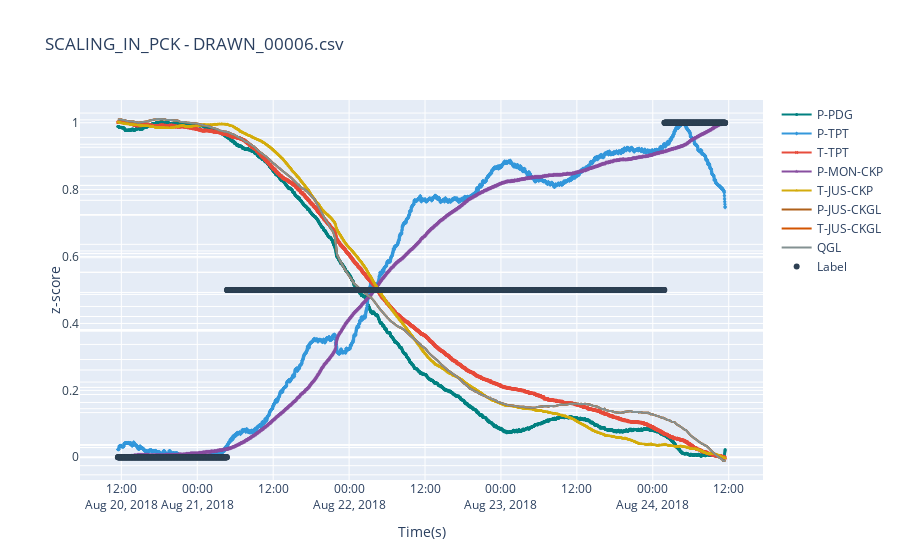

The notebook cell this image was saved under:
### Markdown cell above
Plot one interactive graph from an especific event class and instance. 
By default the instance is downsampling (n=100) and Z-score Scaler.
To help the visualization transient labels were changed to '0.5'.

### Code cell
class_number = 7
instance_index = -10
resample_factor = 100
tk.plot_instance(class_number,instance_index, resample_factor)

### Figure 1 — Plotly figure (JSON) as saved in the notebook; plotly's stock layout.template omitted (floating-point values rounded to 4 significant figures; data arrays with more than 128 entries replaced by an {"elided": "..."} marker saying what was removed)
{"data": [{"line": {"color": "#008080"}, "marker": {"size": 3, "symbol": "circle"}, "mode": "lines+markers", "name": "P-PDG", "type": "scatter", "x": {"elided": "3457 str values"}, "y": {"elided": "3457 float values"}, "yaxis": "y"}, {"line": {"color": "#3498DB"}, "marker": {"size": 3, "symbol": "diamond"}, "mode": "lines+markers", "name": "P-TPT", "type": "scatter", "x": {"elided": "3457 str values"}, "y": {"elided": "3457 float values"}, "yaxis": "y2"}, {"line": {"color": "#E74C3C"}, "marker": {"size": 3, "symbol": "x"}, "mode": "lines+markers", "name": "T-TPT", "type": "scatter", "x": {"elided": "3457 str values"}, "y": {"elided": "3457 float values"}, "yaxis": "y3"}, {"line": {"color": "#884EA0"}, "marker": {"size": 3, "symbol": "star"}, "mode": "lines+markers", "name": "P-MON-CKP", "type": "scatter", "x": {"elided": "3457 str values"}, "y": {"elided": "3457 float values"}, "yaxis": "y4"}, {"line": {"color": "#D4AC0D"}, "marker": {"size": 3, "symbol": "triangle-up"}, "mode": "lines+markers", "name": "T-JUS-CKP", "type": "scatter", "x": {"elided": "3457 str values"}, "y": {"elided": "3457 float values"}, "yaxis": "y5"}, {"line": {"color": "#AF601A"}, "mode": "lines", "name": "P-JUS-CKGL", "type": "scatter", "x": {"elided": "3457 str values"}, "y": {"elided": "3457 float values"}, "yaxis": "y6"}, {"line": {"color": "#D35400"}, "mode": "lines", "name": "T-JUS-CKGL", "type": "scatter", "x": {"elided": "3457 str values"}, "y": {"elided": "3457 float values"}, "yaxis": "y7"}, {"line": {"color": "#839192"}, "mode": "lines", "name": "QGL", "type": "scatter", "x": {"elided": "3457 str values"}, "y": {"elided": "3457 float values"}, "yaxis": "y8"}, {"line": {"color": "#2E4053"}, "mode": "markers", "name": "Label", "type": "scatter", "x": {"elided": "3457 str values"}, "y": {"elided": "3457 float values"}, "yaxis": "y9"}], "layout": {"font": {"size": 12}, "title": {"text": "SCALING_IN_PCK - DRAWN_00006.csv"}, "xaxis": {"title": {"text": "Time(s)"}}, "yaxis": {"position": 0, "showticklabels": false, "tickfont": {"color": "#008080"}, "tickformat": ".2f", "title": {"text": "z-score"}}, "yaxis2": {"overlaying": "y", "position": 0.05, "showticklabels": false, "side": "left", "tickfont": {"color": "#3498DB"}, "tickformat": ".2f"}, "yaxis3": {"overlaying": "y", "position": 0.1, "showticklabels": false, "side": "left", "tickfont": {"color": "#E74C3C"}, "tickformat": ".2f"}, "yaxis4": {"overlaying": "y", "position": 0.15, "showticklabels": false, "side": "left", "tickfont": {"color": "#884EA0"}, "tickformat": ".2f"}, "yaxis5": {"overlaying": "y", "position": 0.2, "showticklabels": false, "side": "left", "tickfont": {"color": "#D4AC0D"}, "tickformat": ".2f"}, "yaxis6": {"overlaying": "y", "position": 0.25, "showticklabels": false, "side": "left", "tickfont": {"color": "#AF601A"}, "tickformat": ".2f"}, "yaxis7": {"overlaying": "y", "position": 0.3, "showticklabels": false, "side": "left", "tickfont": {"color": "#D35400"}, "tickformat": ".2f"}, "yaxis8": {"overlaying": "y", "position": 0.35, "showticklabels": false, "side": "left", "tickfont": {"color": "#839192"}, "tickformat": ".2f"}, "yaxis9": {"anchor": "x", "overlaying": "y", "side": "left", "tickfont": {"color": "#2E4053"}}}}
